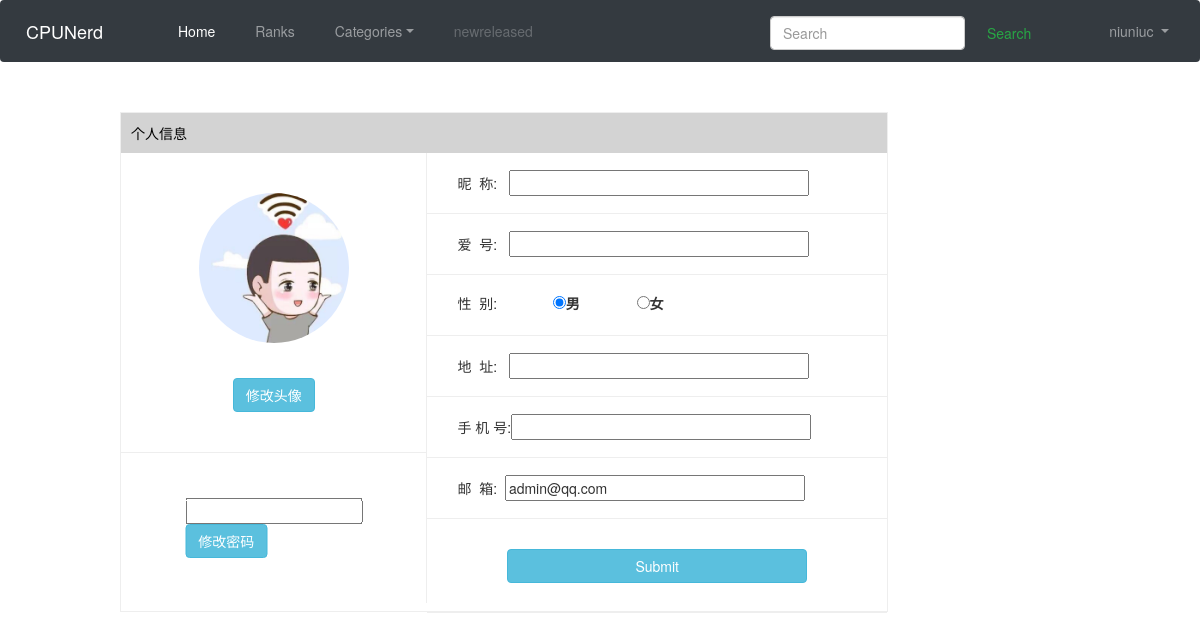
Screenshot of /user-profile/profile/ (signed in) with the database file from the repository.
### user_profile/models.py (models this page shows)
class UserProfile(AbstractUser):
    sex = models.IntegerField(verbose_name="性别", choices=((0, '男'), (1, '女')), default=0)
    phone = models.CharField(verbose_name="手机号", null=True, max_length=11)
    address = models.CharField(verbose_name="手机号", null=True, max_length=255)
    interest = models.CharField(max_length=255, null=True)
    image = models.ImageField(max_length=1000, upload_to='avatar', verbose_name=u'头像', blank=True,
                              default='avatar/default.jpg')

### user_profile/views.py (the view, shortened to what this page needs)
# urls.py: path('profile/', ProfileView.as_view(), name='profile'),
class ProfileView(LoginRequiredMixin, View):
    def get(self, request):
        user_id = request.GET.get("user_id")
        if not user_id:
            return render(request, 'user_profile/profile.html', {"user": request.user, 'myself': True})

### user_profile/templatetags/extratags.py (called while the page is built)
@register.filter(name='format_none')  # 过滤器在模板中使用时的name
def format_none(value):  # 把传递过来的参数arg替换为'~'
    if not value:
        return ''
    return value

### templates/user_profile/profile.html (shortened to what this page needs)
{% extends 'base.html' %}
{% load staticfiles %}
{% load extratags %}
{% block csstyle %}
    <link href="{% static 'css/profile.css' %}" rel="stylesheet">
{%  endblock %}
{% block content %}
    <div class="center-content">
       <div class="profile">
           <p>个人信息</p>
           <form method="post" action="{% url 'user_profile:profile' %}" id="form1">
               <div class="left">
                   <div>
                       <img {% if user.image %} src="{{ user.image.url }}" {% endif %} id="avatar">
                       {% if myself %}
                       <button type="button" class="btn btn-info" id="upload-img-btn">
                           修改头像
                       </button>
                       {% endif %}
                   </div>
                   <div>
                       {% if myself %}
                           <div>
                            <input type="password" name="password" id="password">
                            <button type="button" class="btn btn-info" onclick="change_password()">
                               修改密码
                            </button>
                           </div>
                       {% endif %}
                   </div>
               </div>
               <div class="right">
                   <div>
                       <span>昵&nbsp&nbsp称:</span>&nbsp&nbsp&nbsp<input name="name" value="{{ user.last_name | format_none}}">
                   </div>
                   <div>
                       <span>爱&nbsp&nbsp号:</span>&nbsp&nbsp&nbsp<input name="interest" value="{{ user.interest |format_none }}">
                   </div>
                   <div>
                       <span>性&nbsp&nbsp别:</span>&nbsp&nbsp&nbsp
                       <label style="width: 80px;margin-left: 40px"><input name="sex" type="radio" value="0" {% if user.sex == 0 %} checked {% endif %}/>男 </label>
                       <label><input name="sex" type="radio" value="1" {% if user.sex == 1 %} checked {% endif %}/>女 </label>
                   </div>
                   <div>
                       <span>地&nbsp&nbsp址:</span>&nbsp&nbsp&nbsp<input name="address" value="{{ user.address | format_none}}">
                   </div>
                   <div>
                       <span>手&nbsp机&nbsp号:</span><input name="phone" value="{{ user.phone | format_none }}">
                   </div>
                   <div>
                       <span>邮&nbsp&nbsp箱:</span>&nbsp&nbsp<input name="email" value="{{ user.email |format_none }}">
                   </div>
                   {% if myself %}
                   <div class="show-submit">
                       <input type="submit" class="btn btn-info">
                   </div>
                   {% endif %}
               </div>
           </form>
       </div>
    </div>
{% endblock %}

### templates/base.html (shortened to what this page needs)
<!DOCTYPE html>
{% load staticfiles %}
<html lang="en">
<head>
    <link rel="stylesheet" href="https://cdn.jsdelivr.net/npm/bootstrap@4.4.1/dist/css/bootstrap.min.css">
    <link href="https://cdn.staticfile.org/twitter-bootstrap/3.3.7/css/bootstrap.min.css" rel="stylesheet">
    <link href="{% static 'css/base.css' %}" rel="stylesheet">
    {% block csstyle %}
    {%  endblock %}
</head>
<body>
    <nav class="navbar navbar-expand-lg navbar-dark bg-dark">
        <a class="navbar-brand" href="#">CPUNerd</a>
        <div class="collapse navbar-collapse" id="navbarSupportedContent">
            <ul class="navbar-nav mr-auto">
                <li class="nav-item active">
                    <a class="nav-link" href="{% url 'index' %}">Home <span class="sr-only">(current)</span></a>
                </li>
                <li class="nav-item">
                    <a class="nav-link" href="#">Ranks</a>
                </li>
                <li class="nav-item dropdown">
                    <a class="nav-link dropdown-toggle" href="#" id="navbarDropdown" role="button" data-toggle="dropdown" aria-haspopup="true" aria-expanded="false">Categories</a>
                </li>
                <li class="nav-item">
                    <a class="nav-link disabled" href="#" tabindex="-1" aria-disabled="true">newreleased</a>
                </li>
            </ul>
            <ul class="navbar-nav mr-auto">
              {% if request.user.is_authenticated %}
                  <li class="nav-item dropdown">
                    <a class="nav-link dropdown-toggle" href="#" id="user-profile" role="button" data-toggle="dropdown" aria-haspopup="true" aria-expanded="false">
                      {{ request.user }}
                    </a>
                  </li>
              {% else %}
              <li class="nav-item"><a class="nav-link" href="{% url 'user_profile:register' %}">sign up</a></li>
              <li class="nav-item"><a class="nav-link" href="{% url 'user_profile:login' %}">login</a></li>
              {% endif %}
            </ul>
            <form class="form-inline my-2 my-lg-0">
              <input class="form-control mr-sm-2" type="search" placeholder="Search" aria-label="Search">
              <button class="btn btn-outline-success my-2 my-sm-0" type="submit">Search</button>
            </form>
        </div>
    </nav>
    {% block content %}
    {% endblock %}
</body>
</html>

### static/css/base.css (style rules this page uses)
li.nav-item { margin-left: 30px; }
div#navbarSupportedContent > ul:nth-child(2) { float: right; }
div#navbarSupportedContent > form { display: inline; float: right; margin-right: 30px; margin-top: 10px !important; }
div.center-content { width: 80%; margin: auto; }

### static/css/profile.css (style rules this page uses)
.profile { width: 80%; height: 500px; margin: 50px 0; border: 1px solid #eee; }
.profile > p { height: 40px; background-color: lightgray; color: black; line-height: 40px; padding-left: 10px; }
.profile > form { overflow: hidden; margin-top: -10px; }
.profile > form > div.left { float: left; width: 40%; border-right:1px solid #eee; }
.profile > form > div.left > div:nth-child(1) { height: 300px; position: relative; border-bottom: 1px solid #eee; }
.profile > form > div.left > div:nth-child(1) > button { position: absolute; transform: translateX(-50%); left: 50%; bottom:40px; }
.profile > form > div.left > div:nth-child(2) { height: 150px; position: relative; }
.profile > form > div.left > div:nth-child(2) > div { position: absolute; top: 50%; transform: translateY(-50%)translateX(-50%); left: 50%; }
img { width: 150px; height: 150px; border-radius: 75px; position: absolute; transform: translateX(-50%);left: 50%; top:40px; }
div.right { float: left; width: 60%; }
div.right > div { border-bottom: 1px solid #eee; padding: 17px 30px; }
div.right > div > input { width: 300px; }
div.show-submit { border: none; position: relative; height: 94px; }
div.show-submit > input { width:100px; position: absolute; top: 50%; transform: translateY(-50%)translateX(-50%); left: 50%; }

### rows the page displays
UserProfile: user "niuniuc", image (placeholder picture), sex "☑ 男", sex "☐ 女", email "admin@qq.com"
